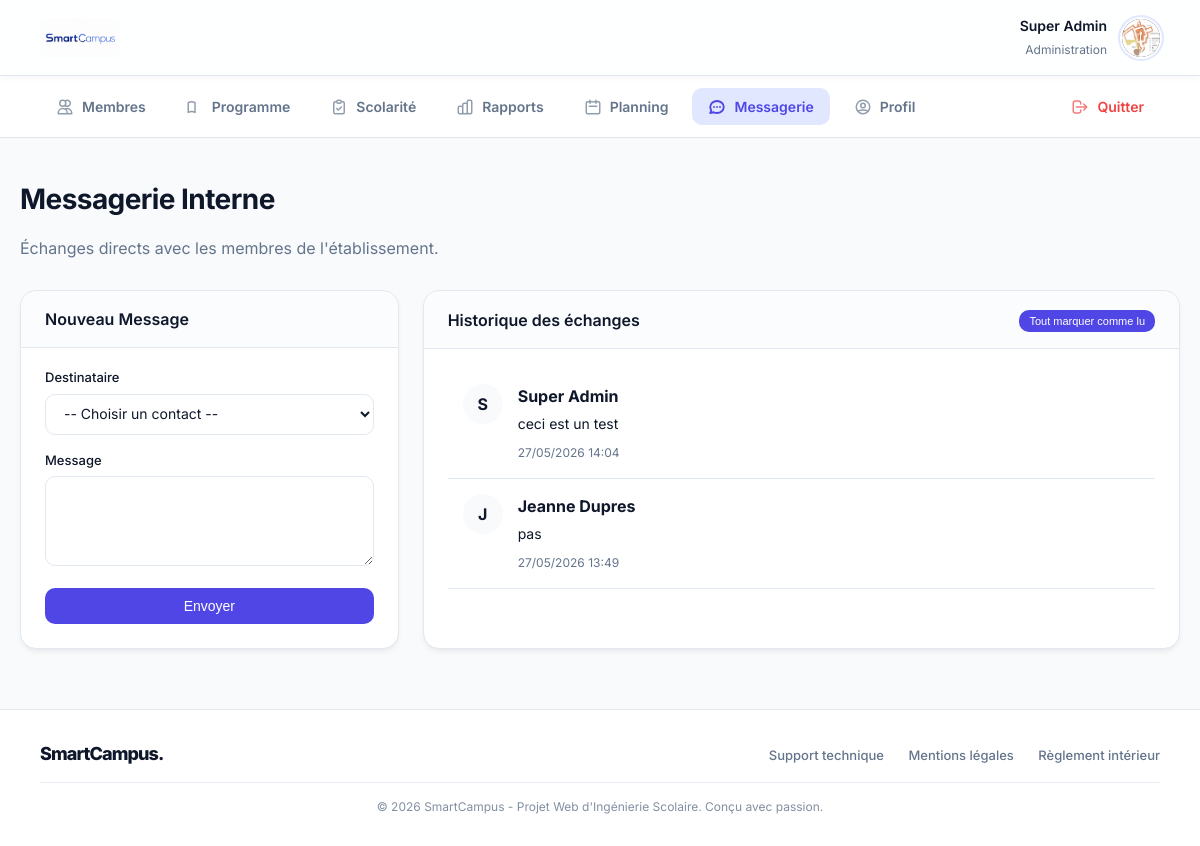
The app's page /messagerie.php (signed in), older data.
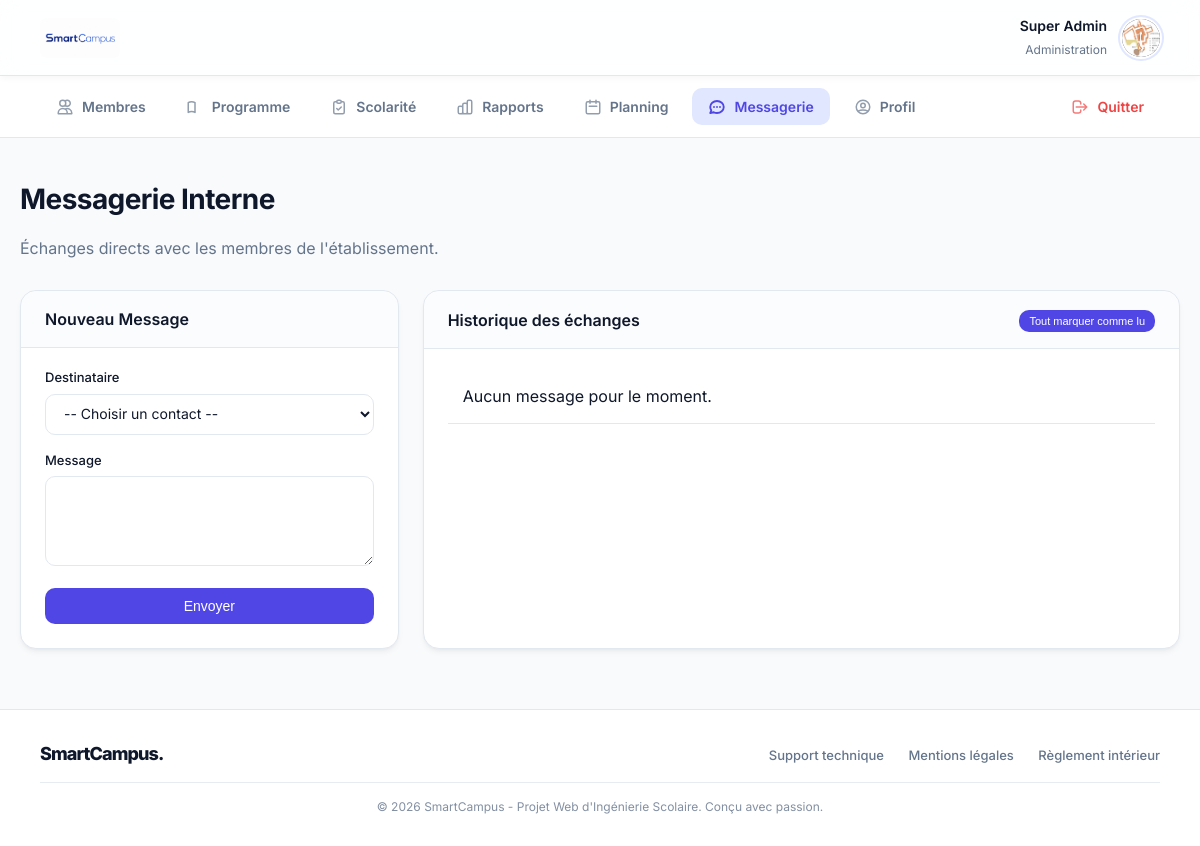
The same page, newer data.
### tables this page shows
CREATE TABLE messages (
            id INTEGER PRIMARY KEY AUTOINCREMENT,
            expediteur_id INTEGER NOT NULL,
            destinataire_id INTEGER NOT NULL,
            sujet TEXT NOT NULL,
            contenu TEXT NOT NULL,
            date_envoi DATETIME DEFAULT CURRENT_TIMESTAMP,
            lu INTEGER DEFAULT 0,
            FOREIGN KEY(expediteur_id) REFERENCES utilisateurs(id) ON DELETE CASCADE,
            FOREIGN KEY(destinataire_id) REFERENCES utilisateurs(id) ON DELETE CASCADE
        );

CREATE TABLE utilisateurs (
        id INTEGER PRIMARY KEY AUTOINCREMENT,
        prenom TEXT NOT NULL,
        nom TEXT NOT NULL,
        email TEXT UNIQUE NOT NULL,
        role TEXT CHECK(role IN ('etudiant', 'professeur', 'administrateur')) NOT NULL,
        mot_de_passe_hash TEXT NOT NULL,
        statut_compte TEXT DEFAULT 'actif',
        groupe_id INTEGER,
        FOREIGN KEY(groupe_id) REFERENCES groupes(id) ON DELETE SET NULL
    );

### messagerie.php (the view, shortened to what this page needs)
<?php
require_once 'db.php';
$mon_id = $_SESSION['utilisateur_id'];
$messages = $db->prepare("
    SELECT m.*, u.prenom, u.nom
    FROM messages m
    JOIN utilisateurs u ON m.expediteur_id = u.id
    WHERE m.destinataire_id = ? OR m.expediteur_id = ?
    ORDER BY m.date_envoi DESC
");
$messages->execute([$mon_id, $mon_id]);
$msgs = $messages->fetchAll(PDO::FETCH_ASSOC);
?>
<!DOCTYPE html>
<html lang="fr">
<head>
    <link rel="stylesheet" href="style.css">
</head>
<body>
    <?php include 'menu.php'; ?>
    <div class="container">
        <div style="margin-bottom: 30px;">
            <h1>Messagerie Interne</h1>
            <p style="color:var(--text-muted);">Échanges directs avec les membres de l'établissement.</p>
        </div>
        <div class="dashboard-grid inverse">
            <div class="card" style="align-self: start;">
                <div class="card-header"><h2>Nouveau Message</h2></div>
                <form method="POST">
                    <label>Destinataire</label>
                    <select name="destinataire_id" required>
                        <option value="">-- Choisir un contact --</option>
                    </select>
                    <label>Message</label>
                    <textarea name="message" rows="4" required></textarea>
                    <button type="submit" class="btn-action" style="width:100%;">Envoyer</button>
                </form>
            </div>
            <div class="card">
                <div class="card-header" style="display:flex; justify-content:space-between; align-items:center;">
                    <h2>Historique des échanges</h2>
                    <form method="POST"><input type="hidden" name="action" value="marquer_lu"><button class="btn-action" style="padding:5px 10px; font-size:11px;">Tout marquer comme lu</button></form>
                </div>
                <ul class="msg-list">
                    <?php if(empty($msgs)): ?><li class="msg-item">Aucun message pour le moment.</li><?php endif; ?>
                    <?php foreach($msgs as $m): ?>
                        <li class="msg-item <?= $m['lu']==0 && $m['destinataire_id']==$mon_id ? 'unread' : '' ?>">
                            <div style="width:40px;height:40px;background:var(--bg-body);border-radius:50%;display:flex;align-items:center;justify-content:center;font-weight:bold;"><?= strtoupper(substr($m['prenom'],0,1)) ?></div>
                            <div>
                                <strong><?= htmlspecialchars($m['prenom'].' '.$m['nom']) ?></strong>
                                <p style="margin:5px 0; font-size:14px;"><?= htmlspecialchars($m['contenu']) ?></p>
                                <span class="msg-meta"><?= date('d/m/Y H:i', strtotime($m['date_envoi'])) ?></span>
                            </div>
                        </li>
                    <?php endforeach; ?>
                </ul>
            </div>
        </div>
    </div>
    <?php include 'footer.php'; ?>
</body>
</html>

Row changes from the older to the newer data that the page shows:
removed messages: expediteur.prenom "S", expediteur.nom "Super Admin", contenu "ceci est un test", date_envoi "27/05/2026 14:04"
removed messages: expediteur.prenom "J", expediteur.nom "Jeanne Dupres", contenu "pas", date_envoi "27/05/2026 13:49"
Text that changed along with them:
text now shown: "Aucun message pour le moment."
